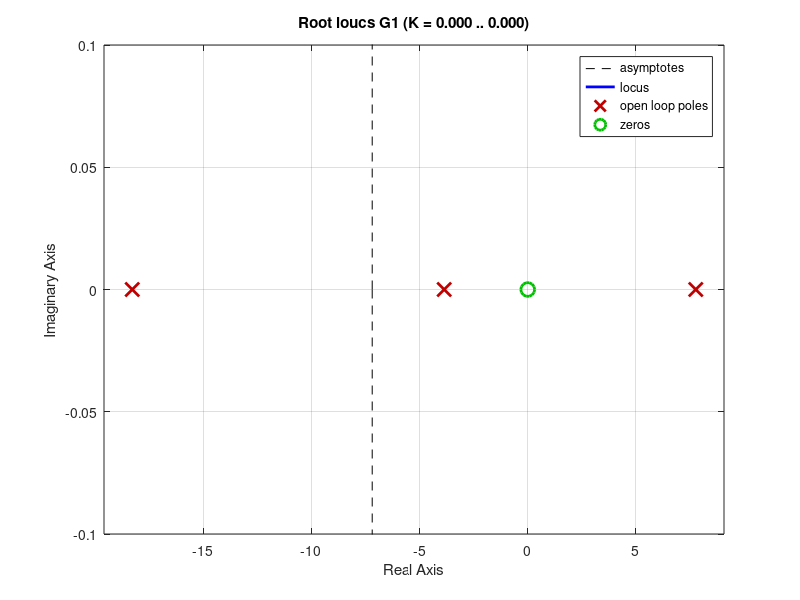
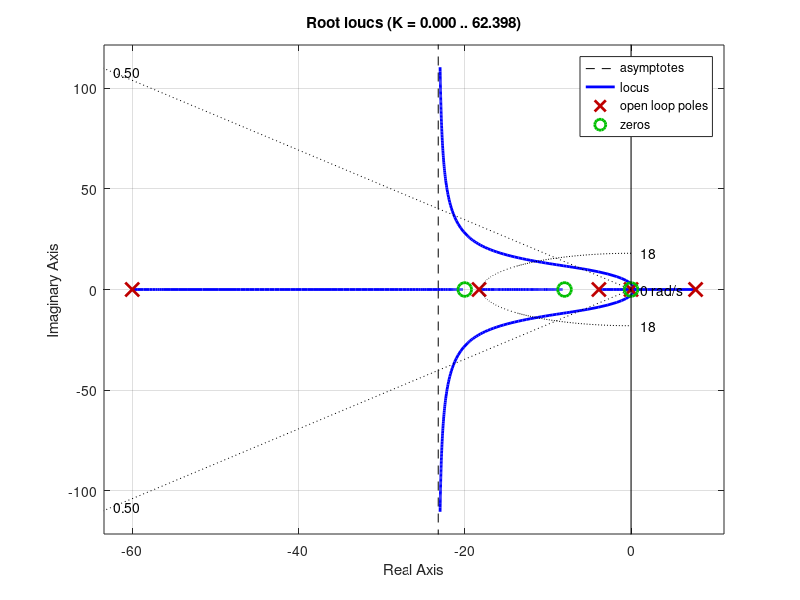
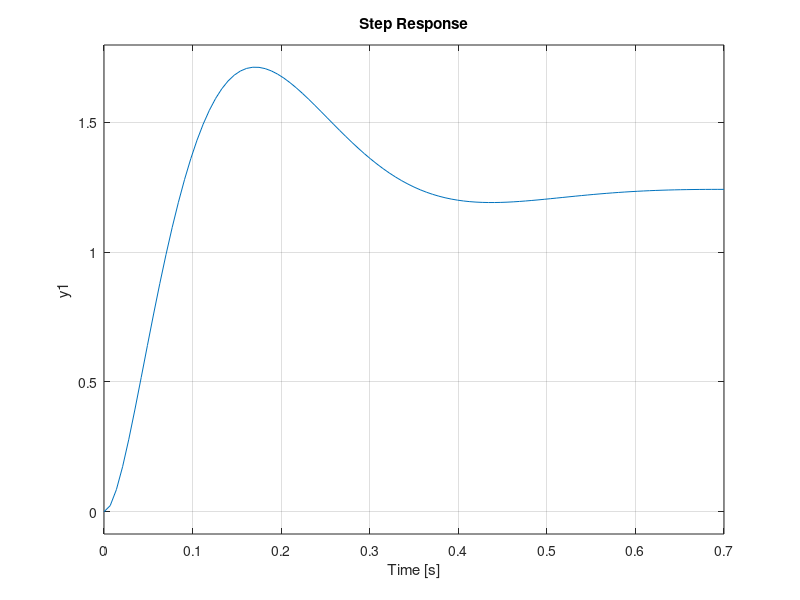
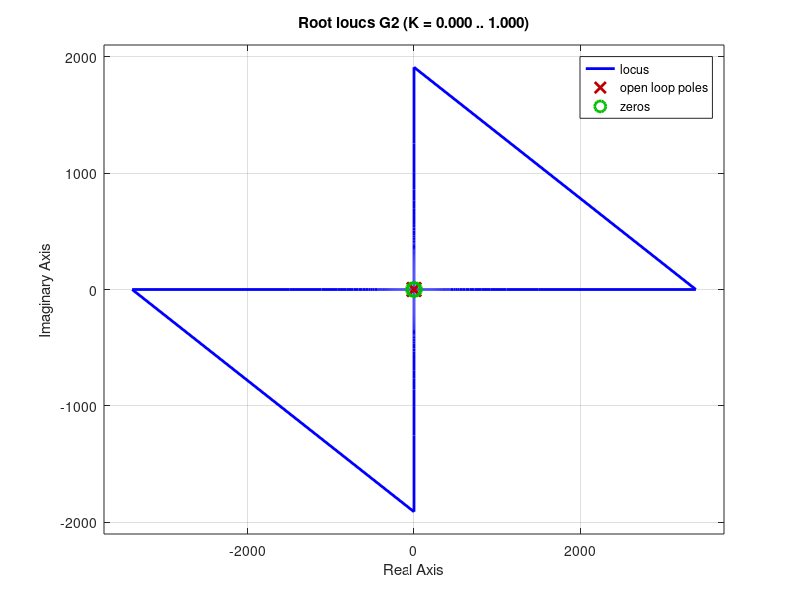

Reproduce these figures in MATLAB, in order.
% Balancebot TF Model
% lead-lag controllers
% root locus design method
clc
close all
clear 

%% constants
DT      = .01;          % 100hz controller loop
m_w     = .03;          % mass of one wheel in Kg MEASURED
m_b     = 1.0;          % balancebot body mass without wheels (TO BE DETERMINED)
R       = .04;          % radius of wheel in m MEASURED
L       = .100;         % center of wheel to Center of mass (TO BE DETERMINED)
I_r     = 0.004;        % Inertia of body about center (not wheel axis) Kg*m^2 (TO BE DETERMINED)
g       = 9.81;         % gravity m/s^2
R_gb    = 20.4;         % gearbox ratio
tau_s   = 0.50;         % Motor output stall Torque @ V_nominal (TO BE DETERMINED)
w_free  = 50;           % Motor output free run speed @ V_nominal (TO BE DETERMINED)
V_n     = 12.0;         % motor nominal drive voltage
I_gb = 100.0*10^-5;     % inertial of motor armature and gearbox (TO BE DETERMINED)

% add inertia of wheels modeled as disks and times two for both sides
I_w = 2 * (I_gb+(m_w*R^2)/2);



%% inner loop plant including motor dynamics
a1 = I_w + (m_b + m_w)*R^2;
a2 = m_b * R * L;
a3 = I_r + m_b*L^2;
a4 = m_b * g * L;

% motor model equation used: t = e*u - f*w
b1 = 2 * tau_s; % stall torque of two motors
b2  = b1 / (w_free);   % constant provides zero torque @ free run

numG1 = [-b1*(a1+a2), 0];
denG1 = [(a1*a3 - a2^2), b2*(a1+a3+2*a2), -a1*a4, -a4*b2];
% Make TF monic 
numG1 = (1/denG1(1))*numG1; 
denG1 = (1/denG1(1))*denG1;
%make the TF
G1 = tf(numG1,denG1)
disp('G1 poles')
roots(denG1)
disp('G1 zeros')
roots(numG1)

%% Plot of poles/zeros show an unstable system
% show desired wc and zeta
figure
rlocus(G1)

% The root locus shows an unstable pole in the RHP and a zero
% at the origin.  We want a controller that cancels this zero and 
% moves the RHP pole to the LHP so we get our desired crossover frequency 
% and damping ratio.  Note the gain must be negative to move that RHP pole
% back into the LHP.

%% Inner Loop Controller
tr1 = 0.1; % design parameter - desired rise time of inner loop
wc1 = 1.8/tr1; % rule of thumb crossover freq
zeta1 = 0.5 % design parameter - damping ratio

% adjust the position of the pole and zero of each controller
% to position the dominant poles with gain
% note this may end up looking like a 3rd order system if the plant pole 
% near -20 moves too far to the right, but this is OK you will just have a 
% slightly longer settling time

lagD1  = tf([1, 20],[1, 0]); % lag controller with pole at origin to cancel zero
leadD1 = tf([1, 8],[1, 60]); % lead controller
K1 = -5; % my choice of gain, note negative gain

D1 = K1*lagD1*leadD1; % controller is lead lag with gain K1
OL1 = minreal(D1*G1); % open loop system
CL1 = feedback(OL1,1); % apply feedback

% show the closed loop root-locus plot.  You can select the gain by
% clicking on the graph and finding the location where you meet the design 
% requirements
figure
rlocus(-1*lagD1*leadD1*G1)
sgrid(zeta1,wc1)
figure
step(CL1)

%% outer loop plant
numG2 = [-(a2+a3), 0, a4];
denG2 = [a1+a2, 0,0];
% make monic
numG2 = (1/denG2(1))*numG2;
denG2 = (1/denG2(1))*denG2;
% make the TF
G2=tf(numG2,denG2)
disp('G2 poles')
roots(denG2)
disp('G2 zeros')
roots(numG2)
figure
rlocus(G2)

%% Outer loop position controller
tr2 = 0.8; % design parameter - desired rise time of outer loop
wc2 = 1.8/tr2;
zeta2 = 0.7; % design parameter - damping ratio
leadD2 = tf([1,.15],[1,5]);
lagD2  = tf([1,1.5],[1, 0]); 
K2 = 0.1;
D2 = K2*leadD2*lagD2;
figure
rlocus(leadD2*lagD2*G2)
sgrid(zeta2,wc2)

%% compare closed loops
% ideal closed loop response with perfect inner loop
CL2S = feedback(minreal(D2*G2),1);
figure 
hold on;
step(CL2S)
% full closed loop response with actual inner loop
CL2 = feedback(minreal(D2*CL1*G2),1);
step(CL2)
hold off;

%% find discrete controller for inner loop
D1z = c2d(D1,DT,'tustin')

%% find discrete controller for outer loop
D2z = c2d(D2,DT,'tustin')
